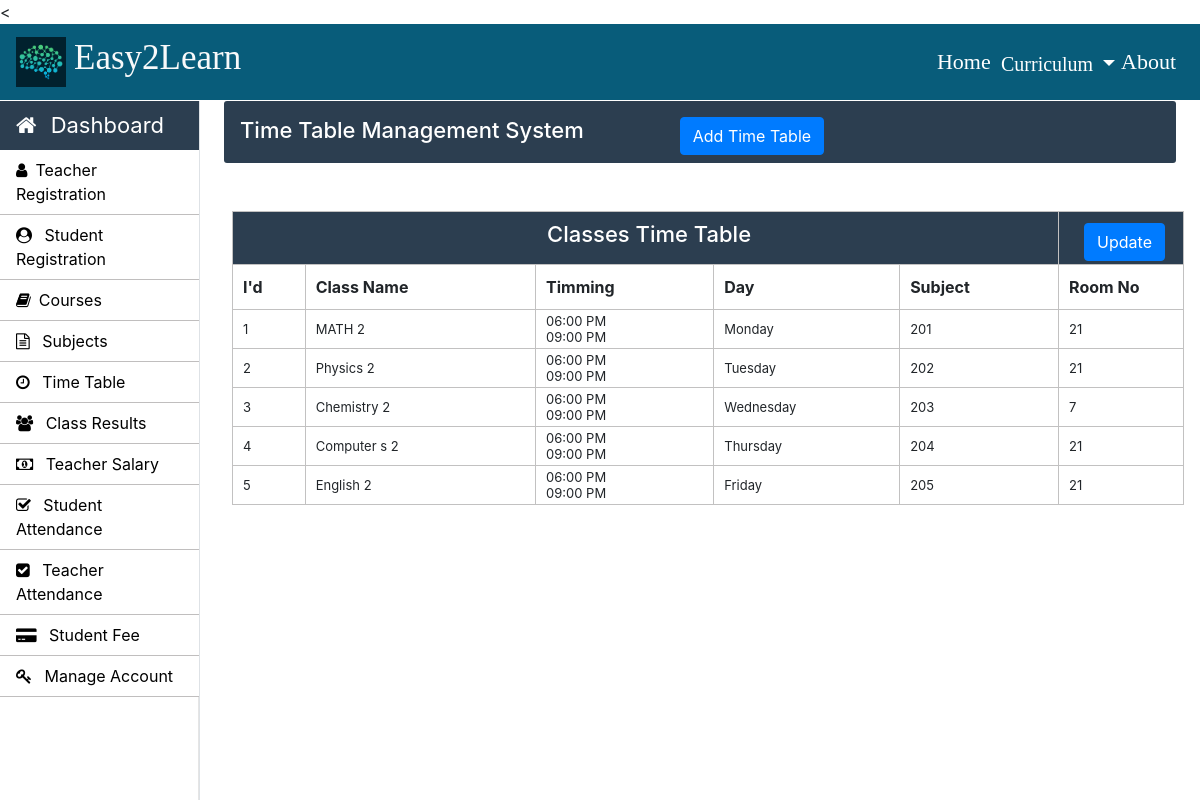
Screenshot of /Admin/time-table.php (signed in) with the database file from the repository.
### tables this page shows
CREATE TABLE `time_table` (
  `id` int(11) NOT NULL,
  `course_code` varchar(10) NOT NULL,
  `semester` int(11) NOT NULL,
  `timing_from` varchar(10) NOT NULL,
  `timing_to` varchar(10) NOT NULL,
  `day` varchar(20) NOT NULL,
  `subject_code` varchar(20) NOT NULL,
  `room_no` int(11) NOT NULL
);

CREATE TABLE `weekdays` (
  `day_id` int(11) NOT NULL,
  `day_name` varchar(15) NOT NULL
);

### Admin/time-table.php (the view, shortened to what this page needs)
<?php
		require_once "../connection/connection.php";
	?>
<!doctype html>
<html lang="en">
	<head>
	</head>
	<body>
		<?php include('../common/common-header.php') ?>
		<?php include('../common/admin-sidebar.php') ?>
		<main role="main" class="col-xl-10 col-lg-9 col-md-8 ml-sm-auto px-md-4 mb-2 w-100">
			<div class="sub-main">
				<div class="text-center d-flex flex-wrap flex-md-nowrap pt-3 pb-2 mb-3 text-white admin-dashboard pl-3">
					<div class="d-flex">
						<h4 class="mr-5">Time Table Management System </h4>
						<button type="button" class="btn btn-primary ml-5" data-toggle="modal" data-target=".bd-example-modal-lg">Add Time Table</button>
					</div>
				</div>
				<div class="row">
					<div class="col-md-12 ml-2">
						<section class=" mt-3">
							<div class="row">
								<div class="col-md-8"></div>
								<div class="col-md-3 ml-5 ">
									<div class="col-md-12 pt-3 ml-5">
									</div>
								</div>
							</div>
							<div class="row">
								<div class="col-md-12">
									<table class="w-100 table-elements table-three-tr" cellpadding="3">
										<tr class="table-tr-head table-three text-white">
											<td colspan="5" class="text-center text-white"><h4>Classes Time Table</h4></td>
											<td width="10" >
											<div class="row">
												<div class="col-md-12">
													<div class="col-md-1 mt-2"><button type="button" class="btn btn-primary" data-toggle="modal" data-target=".bd-example-modal-lg1">Update</button>
													</div>
												</div>
											</td>
										</tr>
										<tr class="table-tr-head">
											<th>I'd</th>
											<th>Class Name</th>
											<th>Timming</th>
											<th>Day</th>
											<th>Subject</th>
											<th>Room No</th>
										</tr>
										<?php
											$query="select id,course_code,TIME_FORMAT(timing_from,'%h:%i %p') as timing_from,TIME_FORMAT(timing_to,'%h:%i %p') as timing_to,semester,day_name,day_id,day,subject_code,room_no from time_table tt inner join weekdays wd on tt.day=wd.day_id";
											$run=mysqli_query($con,$query);
											while($row=mysqli_fetch_array($run)) {
												echo "<tr>";
												echo "<td>".$row["id"]."</td>";
												echo "<td>".$row["course_code"]." ".$row["semester"]."</td>";
												echo "<td>" .$row["timing_from"]."<br>".$row["timing_to"]."</td>";
												echo "<td>".$row["day_name"]."</td>";
												echo "<td>".$row["subject_code"]."</td>";
												echo "<td>".$row["room_no"]."</td>";
												echo "</tr>";
											}
										?>
									</table>
								</div>
							</div>
						</section>
					</div>
				</div>
			</div>
		</main>
	</body>
</html>

### Css/style.css (style rules this page uses)
h4 { font-size: 22px; }
.admin-dashboard { margin-top: 1px !important; background: #2c3e50 !important; border-radius: 3px; }
.table-elements tr, td, th { font-size: 13px; border: 1px solid rgb(194, 193, 193); padding-left: 10px !important; }
.table-three { background: #2c3e50 !important; }
.table-tr-head { height: 45px !important; padding: 10px !important; margin-top: 5px !important; }
.table-font-for-transcript td, th { font-size: 16px !important; }

### rows the page displays
time_table: id "1", course_code "MATH", semester "2", timing_from "06:00 PM", timing_to "09:00 PM", weekdays.day_name "Monday", subject_code "201", room_no "21"
time_table: id "2", course_code "Physics", semester "2", timing_from "06:00 PM", timing_to "09:00 PM", weekdays.day_name "Tuesday", subject_code "202", room_no "21"
time_table: id "3", course_code "Chemistry", semester "2", timing_from "06:00 PM", timing_to "09:00 PM", weekdays.day_name "Wednesday", subject_code "203", room_no "7"
time_table: id "4", course_code "Computer s", semester "2", timing_from "06:00 PM", timing_to "09:00 PM", weekdays.day_name "Thursday", subject_code "204", room_no "21"
time_table: id "5", course_code "English", semester "2", timing_from "06:00 PM", timing_to "09:00 PM", weekdays.day_name "Friday", subject_code "205", room_no "21"
